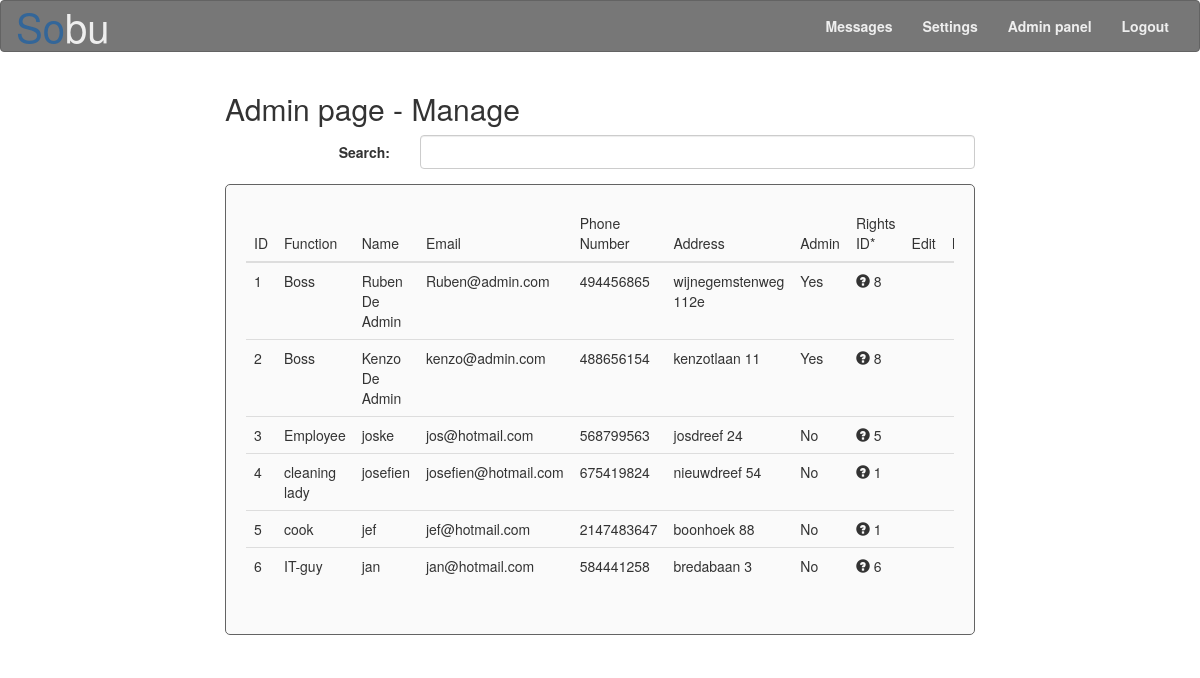
Before: /Site/admin_page_manage.php (signed in) with the older database file.
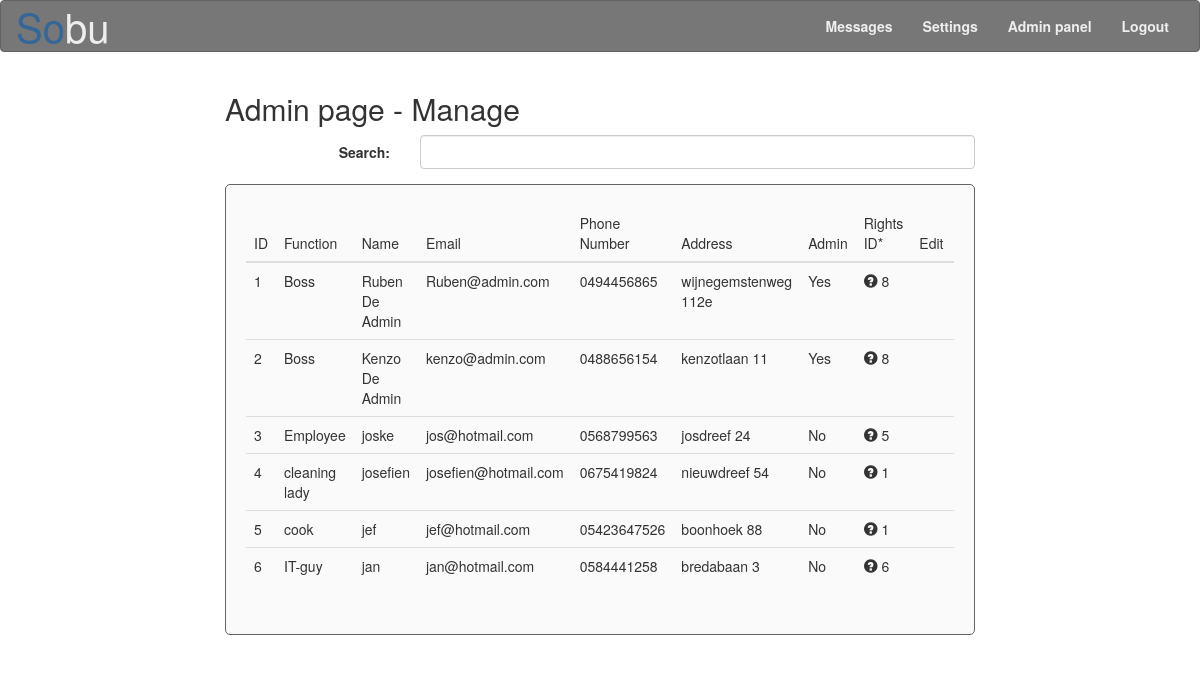
After: the same page with the newer database file.
### tables this page shows
CREATE TABLE IF NOT EXISTS `user` (
	`user_id` int(11) AUTO_INCREMENT,
	`name` varchar(40),
	`nin` bigint(30),
	`address` varchar(80),
	`gender` tinyint(1),
	`email` varchar(40),
	`profile_picture` varchar(10),
	`date_of_birth` date ,
	`online` tinyint(1) default '0',
	`martial_status` varchar(20),
	`password` varchar(50) default '21232f297a57a5a743894a0e4a801fc3',  
	`phone_number` varchar(15),
	`function` varchar(15),
	`rights_id` int(3) default '0',
	`admin` tinyint(1) default '0',
	`start_date` date,
	PRIMARY KEY (`user_id`),
	FOREIGN KEY (`rights_id`) REFERENCES `rights`(`rights_id`)
);

CREATE TABLE IF NOT EXISTS `rights` (
	`rights_id` int(11) AUTO_INCREMENT,
	`info` tinyint(1) DEFAULT '0',
	`check_in_out` tinyint(1) DEFAULT '0',
	`messages` tinyint(1) DEFAULT '0',
	PRIMARY KEY (`rights_id`)
);

### Site/functions.php (the view, shortened to what this page needs)
<?php
function connecteren()
{
	$host 		= "localhost";
	$user		= "sobu";
	$password	= "r0628842!1S";
	$database	= "sobu";
	$link = mysqli_connect($host, $user, $password) or die("Er kan geen connectie gelegd worden met $host");
	mysqli_select_db($link, $database) or die("databank $database niet beschikbaar");
	return $link;
}
function printmembers()
{
	$link = connecteren();
	$query = "SELECT user_id, name, function, address, email, phone_number, admin, rights_id FROM user ORDER BY user_id ASC";
	$result = mysqli_query($link, $query) or die("FOUT: er is een fout opgetreden bij het uitvoeren van de query \"$query\"");
	echo "<div class='table-responsive'><table class='table table-hover'><thead><tr><th>ID</th><th>Function</th><th>Name</th><th>Email</th><th>Phone Number</th><th>Address</th><th>Admin</th><th>Rights ID*</th><th>Edit</th><th>Delete</th></tr></thead><tbody>";
	if($result->num_rows > 0) {
		while($row = $result->fetch_assoc()) {
			$query_rights = "SELECT info, check_in_out, messages FROM user LEFT JOIN rights ON user.rights_id = rights.rights_id WHERE user.user_id = " .$row["user_id"]. "";
			$result_rights = mysqli_query($link, $query_rights) or die("FOUT: er is een fout opgetreden bij het uitvoeren van de query_rights \"$query_rights\"");
			if($row['admin'] == 1){
				$admin = "Yes";
			}
			else {$admin = "No";}
			echo "<tr><td>".$row['user_id']."</td><td>".$row['function']."</td><td>".$row['name']."</td><td>".$row['email']."</td><td>".$row['phone_number']."</td><td>".$row['address']."</td><td>".$admin."</td>";
			if ($row_rights = mysqli_fetch_array($result_rights))
			{
				if ($row_rights["info"] != NULL)
				{
					if ($row_rights["info"] == 1)
					{
						$info = "Yes";
					}
					else
					{
						$info = "No";
					}
					if ($row_rights["check_in_out"] == 1)
					{
						$check_in_out = "Yes";
					}
					else
					{
						$check_in_out = "No";
					}
					if ($row_rights["messages"] == 1)
					{
						$messages = "Yes";
					}
					else
					{
						$messages = "No";
					}
					echo "<td><span id=\"label_rights\" data-toggle=\"tooltip\" data-placement=\"top\" data-html=\"true\" title=\"Check info: " .$info. "<br>Check in and out history: " .$check_in_out. "<br>Check messages: " .$messages. "\" class=\"glyphicon glyphicon-question-sign\" aria-hidden=\"true\"></span>&nbsp;".$row['rights_id']."</td>";
				}
				else
				{
					echo "<td></td>";
				}
			}
			else
			{
				echo "<td></td>";
			}
			echo "<td></td><td></td></tr>";
		}
	}
	echo "</tbody></table></div>";
}
?>

### Site/admin_page_manage.php (shortened to what this page needs)
<?php
include("functions.php");
if (isset($_SESSION["admin"]) && $_SESSION["admin"] == 1)
{
	?>
	<!DOCTYPE html>
	<html lang="en">
	<head>
		<link href="css/reset.css" rel="stylesheet" />
		<link href="css/bootstrap.css" rel="stylesheet">
		<link href="css/style.css" rel="stylesheet" />
		<link rel="stylesheet" href="https://cdnjs.cloudflare.com/ajax/libs/font-awesome/4.7.0/css/font-awesome.min.css">
		</head>
		<body>
			<nav class="navbar navbar-default">
				<div class="container-fluid">
					<div class="navbar-header">
						<a class="navbar-brand" href="index.php"><span class="so">So</span><span class="bu">bu</span></a>
					</div>
					<div class="collapse navbar-collapse" id="bs-example-navbar-collapse-1">
						<ul class="nav navbar-nav navbar-right links_bovenaan">
							<li><a href="messages_page.php">Messages</a></li>
							<li><a href="settings_page.php">Settings</a></li>
							<li><a href="admin_page.php">Admin panel</a></li>
							<li><a href="logout.php">Logout</a></li>
						</ul>
					</div>
				</div>
			</nav>
			<div class="container-fluid">
				<div class="col-sm-offset-1 col-md-offset-1 col-lg-offset-2 pad_15_left"><h2>Admin page - Manage</h2></div>
				<div class="col-xs-12 col-sm-12 col-sm-offset-1 col-md-10 col-md-offset-1 col-lg-8 col-lg-offset-2">
					<form class="form-horizontal" name="people_search" method="post" action="#">
						<div class="form-group">
							<label for="zoeken" class="col-md-3 control-label">Search:</label>
							<div class="col-md-9">
								<input type="text" onkeyup="search_users();" class="form-control" id="zoeken" name="zoeken">
							</div>
						</div>
					</form>
					<div class="BOX margin_15_bottom" id="members">
						<?php
						printmembers();
						?>
					</div>
				</div>
			</div>
		</body>
		</html>
		<?php
	}
	else
	{
		header( "Location: user_page.php" );
	}

### Site/CSS/style.css (style rules this page uses)
body { padding-bottom: 15px; }
span.so { color: #336699; }
span.bu { color: #eeeeee; }
.BOX { background-color: #fafafa; border: solid #636363 1px; border-radius: 5px; padding: 20px; }
.pad_15_left { padding-left: 15px; }
.margin_15_bottom { margin-bottom: 15px; }
.links_bovenaan > li > a { color: #f00; }

Changed rows visible on the page:
changed user "Ruben De Admin": phone_number "494456865" → "0494456865"
changed user "Kenzo De Admin": phone_number "488656154" → "0488656154"
changed user "Employee": phone_number "568799563" → "0568799563"
changed user "cleaning lady": phone_number "675419824" → "0675419824"
changed user "cook": phone_number "2147483647" → "05423647526"
changed user "IT-guy": phone_number "584441258" → "0584441258"
